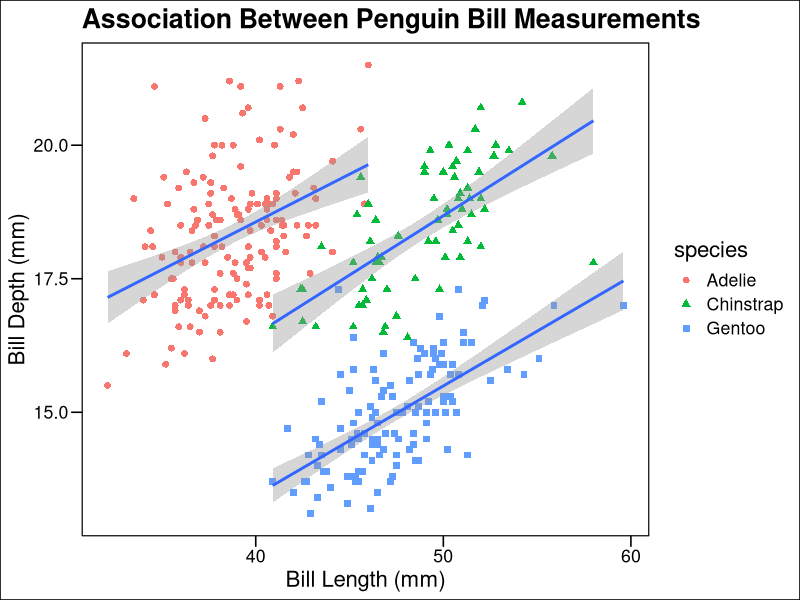

The R source for this figure:
# Need ggplot2
library(ggplot2)
library(palmerpenguins)
library(ggthemes)

penguin_gg <- ggplot(data = penguins, aes(x = bill_length_mm, y = bill_depth_mm)) +
  geom_point(aes(color = species, shape = species), size = 2) +
  labs(x = "Bill Length (mm)", y = "Bill Depth (mm)",
       title = "Association Between Penguin Bill Measurements") +
  geom_smooth(aes(group = species), method = "lm") +
  theme_base()
penguin_gg
